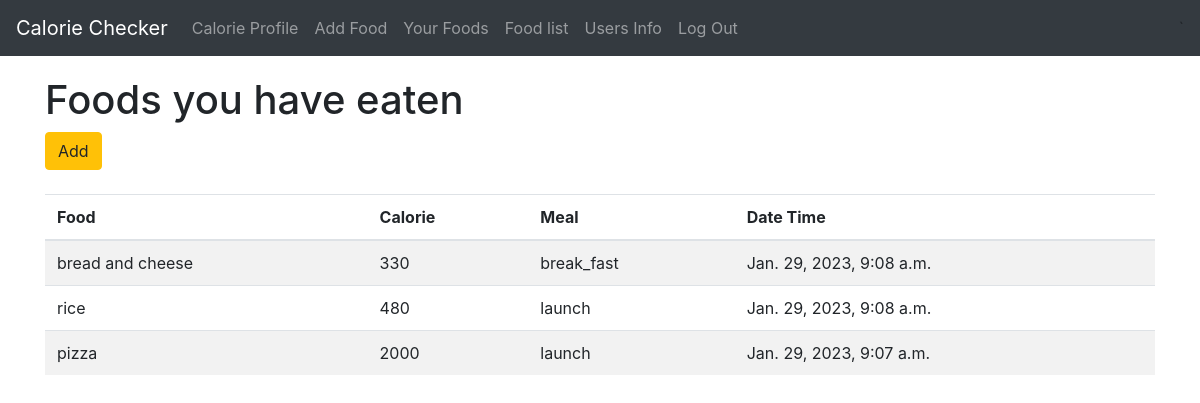
Screenshot of /user-foods/ (signed in) with the database file from the repository.
### calorie/models.py (models this page shows, shortened)
class UserFood(models.Model):
    BREAK_FAST = 'break_fast'
    LAUNCH = 'launch'
    DINNER = 'dinner'
    MEAL_CHOICES = (
        ('b', BREAK_FAST),
        ('l', LAUNCH),
        ('d', DINNER),
    )
    user = models.ForeignKey(User, related_name='foods', on_delete=models.CASCADE)
    food = models.ForeignKey(Food, related_name='users', on_delete=models.CASCADE)
    meal = models.CharField(max_length=10, choices=MEAL_CHOICES)
    created_at = models.DateTimeField(auto_now_add=True)

class Food(models.Model):
    name = models.CharField(max_length=256)
    calorie = models.PositiveBigIntegerField()

### calorie/views.py (the view)
# urls.py: path('user-foods/', UserFoodListView.as_view(), name='user_food_list'),
class UserFoodListView(LoginRequiredMixin, ListView):
    template_name = 'user_food/list.html'
    def get_queryset(self):
        return UserFood.objects.filter(user=self.request.user).order_by(
            '-created_at').select_related('food')

### templates/user_food/list.html
{% extends 'base.html' %}
{% block content %}
    <h1>Foods you have eaten</h1>
    <a class="btn btn-warning" href="{% url 'user_food_new' %}">Add</a>
    <br>
    <br>
    <table class="table table-striped">
        <thead>
        <tr>
            <th scope="col">Food</th>
            <th scope="col">Calorie</th>
            <th scope="col">Meal</th>
            <th scope="col">Date Time</th>
        </tr>
        </thead>
        <tbody>
        {% for obj in object_list %}
            <tr>
                <td>{{ obj.food.name }}</td>
                <td>{{ obj.food.calorie }}</td>
                <td>{{ obj.get_meal_display }}</td>
                <td>{{ obj.created_at }}</td>
            </tr>
        {% endfor %}
        </tbody>
    </table>
{% endblock content %}

### static/css/base.css (style rules this page uses)
body { font-family: 'Source Sans Pro', sans-serif; font-size: 18px; }

### rows the page displays
UserFood: food.name "bread and cheese", food.calorie "330", meal "break_fast", created_at "Jan. 29, 2023, 9:08 a.m."
UserFood: food.name "rice", food.calorie "480", meal "launch", created_at "Jan. 29, 2023, 9:08 a.m."
UserFood: food.name "pizza", food.calorie "2000", meal "launch", created_at "Jan. 29, 2023, 9:07 a.m."
